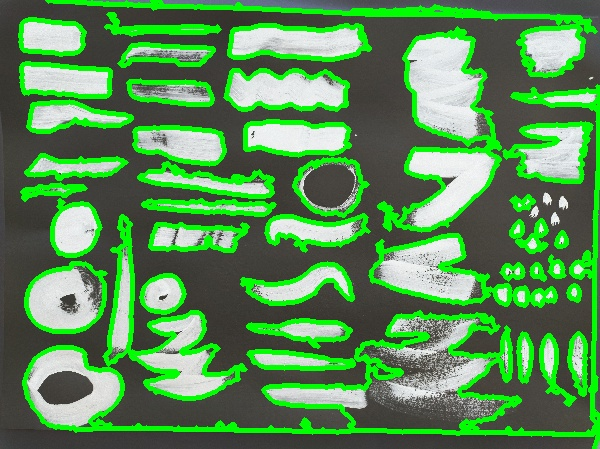
#> input picture data/brush_strokes/01_contours/foto_01_test_contours.jpg, 600 x 449 px, given in place of bs_01.jpg, which was not available
$ jupyter execute --allow-errors 0_brush_stroke_generator_v2.ipynb   (text cells are left out)
#> lines starting #> are read from the running program, lines starting #| are printed output that depends on the picture; after the words box and inside, x2 and y2 are one past the last pixel; in counts of white or black regions, pixels touching at a corner belong together; pictures that were not available may be replaced by others from this repository, and a replacement may not be noted
[cell 1]
import cv2
import numpy as np
import matplotlib.pyplot as plt


# if does not exist, add the folders structure to work with

#./data
#     /brush_stroke
#                  /00_bs_db      (bs data base)
#                  /01_contours   (for info)

[cell 2]
def extract_brushes(path, nameInFile, nameOutContFile):

#> called with path = './data/brush_strokes/', nameInFile = 'bs_01.jpg', nameOutContFile = 'bs_01_contours.jpg'
    image = cv2.imread(path + nameInFile)
#> image is the input picture: shape (449, 600, 3); mean B, G, R 84.8, 142.4, 87.2
    image = (255-image)

    gray = cv2.cvtColor(image, cv2.COLOR_BGR2GRAY) #to gray scale
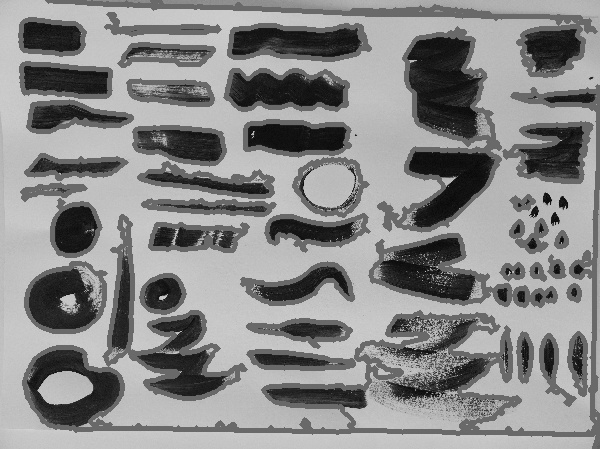
#> gray: shape (449, 600); min 0, max 211, mean 135.7
    #plt.imshow(gray)

    scale_percent= 600/gray.shape[1] #percent of established width in order to have all inputs in same scale for a later application a minimum area
#> scale_percent = 1

    width = int(gray.shape[1] * scale_percent )
#> width = 600
    height = int(gray.shape[0] * scale_percent )
#> height = 449

    # resize image
    gray = cv2.resize(gray, (width, height))
    image = cv2.resize(image, (width, height))
    image0 = image.copy()

    #plt.imshow(gray)

    canny = cv2.Canny(gray, 10, 150)
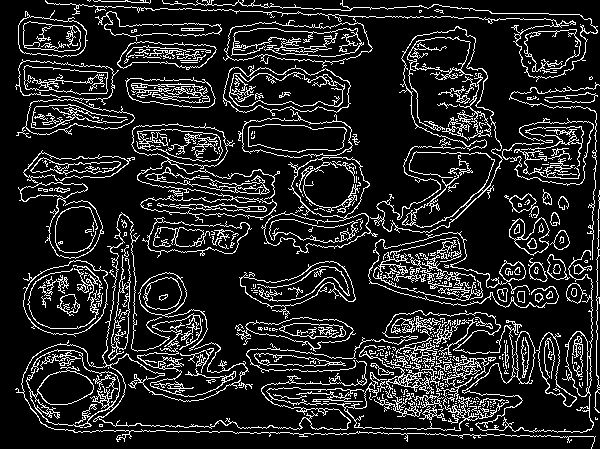
#> canny: shape (449, 600); 14.1% white in thin lines or dots
    canny = cv2.dilate(canny, None, iterations=1)
#> canny: shape (449, 600); 43.9% white; 10 white regions, largest, box (x1, y1, x2, y2) and area: (14, 0, 600, 449) 114650, (124, 76, 217, 109) 2096, (593, 189, 600, 414) 753
    canny = cv2.erode(canny, None, iterations=1)
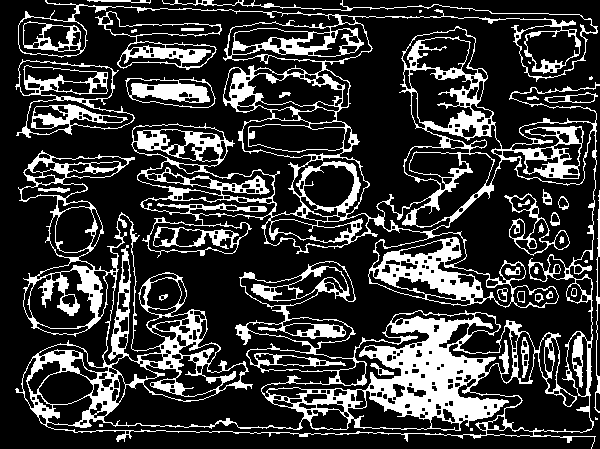
#> canny: shape (449, 600); 22.3% white; 36 white regions (8 under 20 px)

    #plt.imshow(canny)

    contours,hierarchy = cv2.findContours(canny, cv2.RETR_EXTERNAL, cv2.CHAIN_APPROX_SIMPLE)
#> contours = 17 contours, 6 with area under 20; largest, box (x1, y1, x2, y2) and area: (15, 0, 600, 449) 123948, (15, 59, 135, 138) 5786, (95, 11, 222, 70) 3182, (125, 77, 216, 108) 2057, (504, 193, 570, 256) 1519

    threshold_area = 100

    new_contours=[]

    for i,cnt in enumerate(contours):
        area = cv2.contourArea(cnt)

        if area > threshold_area:
            new_contours.append(cnt)
            cv2.drawContours(image, contours,i, (0,255,0), 3)  # se marcan los contours en verde
#> this loop made 17 passes
#> area on passes 3, 4, 5, 6, 7, 9, 10, 13, 14, 16, 17: 88, 92, 1519, 113, 81.5, 324, 2057, 5786, 3181.5, 47, 123947.5
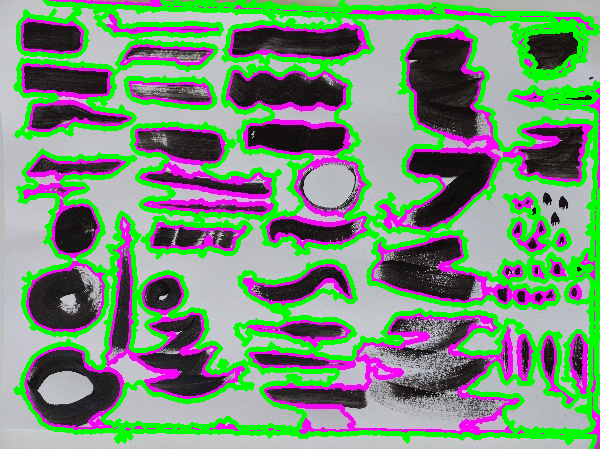
#> image: shape (449, 600, 3); mean B, G, R 120.1, 145.9, 118.3
#> after the loop, new_contours = 7 contours; box (x1, y1, x2, y2) and area: (15, 0, 600, 449) 123948, (15, 59, 135, 138) 5786, (95, 11, 222, 70) 3182, (125, 77, 216, 108) 2057, (504, 193, 570, 256) 1519, (544, 92, 598, 103) 324, (594, 190, 600, 413) 113

    path_contours=path + '01_contours/'
    cv2.imwrite(path_contours + nameOutContFile, image) # almacenamos en un fichero la salida para seguimiento-validación

    # extraer cada pincelada por separado en un fichero
    idx_out=1 #generador de idx para los brush strokes finales, que componen la ddbb
    for idx in range(len(new_contours)):
        image_i=image0.copy() #actuamos sobre una copia
        red, green, blue = image_i[:,:,0], image_i[:,:,1], image_i[:,:,2]
        mask_binar = (red >=200) & (green >=200) & (blue >=200)
        image_i[:,:,:3][mask_binar]=[255,255,255]
        mask_binar = (red <200) & (green <200) & (blue <200)
        image_i[:,:,:3][mask_binar]=[0,0,0]

        mask_i = np.zeros_like(image_i) # Create mask where white is what we want, black otherwise
        cv2.drawContours(mask_i, new_contours, idx, (255,255,255), -1) # Draw filled contour in mask
        out_i = np.zeros_like(image_i)   # Extract out the object and place into output image
        out_i[mask_i == 255] = image_i[mask_i == 255]
        out_i

        #crop out____________________________________________

        (x, y) = np.where((mask_i[:, :, 0]==255) & (mask_i[:, :, 1]==255) & (mask_i[:, :, 2]==255))

        (topx, topy) = (np.min(x), np.min(y))
        (bottomx, bottomy) = (np.max(x), np.max(y))

        height=bottomy-topy
        width=bottomx-topx

        brush = out_i[topx: topx + width,topy: topy + height]

        path_brushes=path + '00_bs_db/'
        cv2.imwrite(path_brushes + "bsu_" + ("0"*4 + str(idx_out))[-5:] + ".jpg", brush)

        idx_out+=1
#> this loop made 7 passes
#> (topx, topy, bottomx, bottomy, height, width) on passes 1 to 7: (193, 504, 255, 569, 65, 62), (190, 594, 412, 599, 5, 222), (92, 544, 102, 597, 53, 10), (77, 125, 107, 215, 90, 30), (59, 15, 137, 134, 119, 78), (11, 95, 69, 221, 126, 58), (0, 15, 448, 599, 584, 448)
#> pass 1, in extract_brushes, `red, green, blue = image_i[:,:,0], image_i[:,:,1], image_i[:,:,2]`:
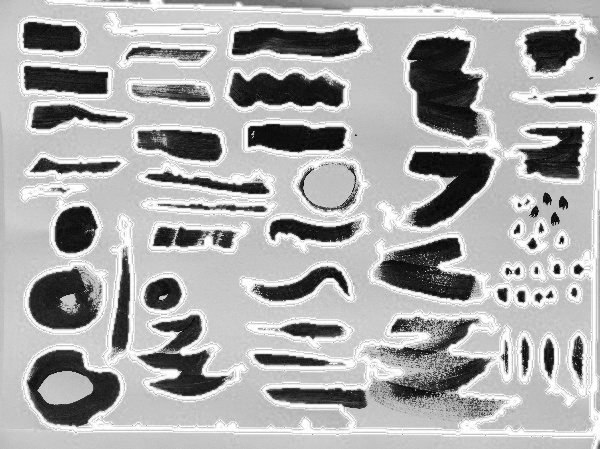
#> red: shape (449, 600); min 0, max 255, mean 170.2
#> pass 1, in extract_brushes, `red, green, blue = image_i[:,:,0], image_i[:,:,1], image_i[:,:,2]`:
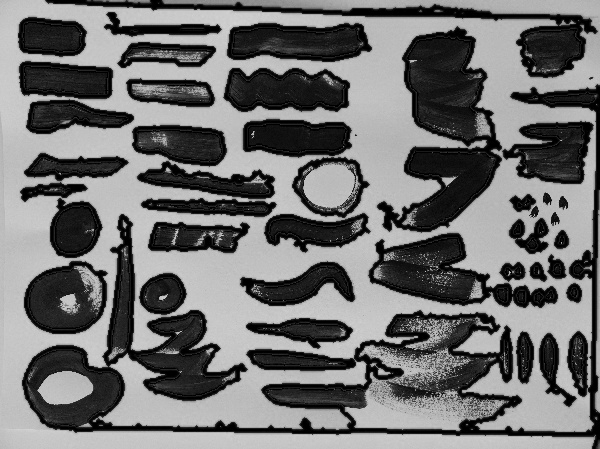
#> green: shape (449, 600); min 0, max 212, mean 112.6
#> pass 1, in extract_brushes, `mask_binar = (red >=200) & (green >=200) & (blue >=200)`:
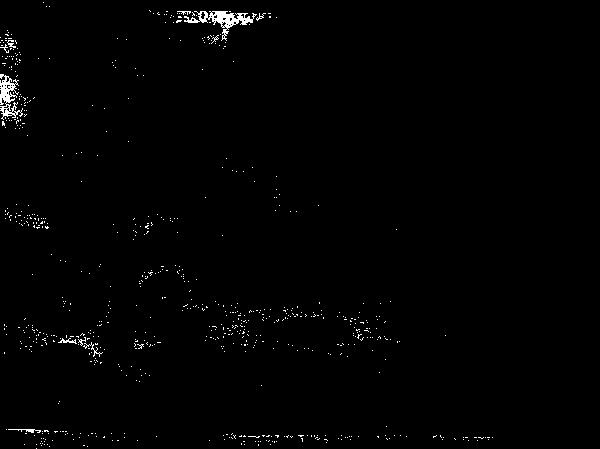
#> mask_binar: shape (449, 600) bool; 0.95% white in thin lines or dots, all inside (x1, y1, x2, y2) = (0, 2, 493, 449)
#> after the loop:
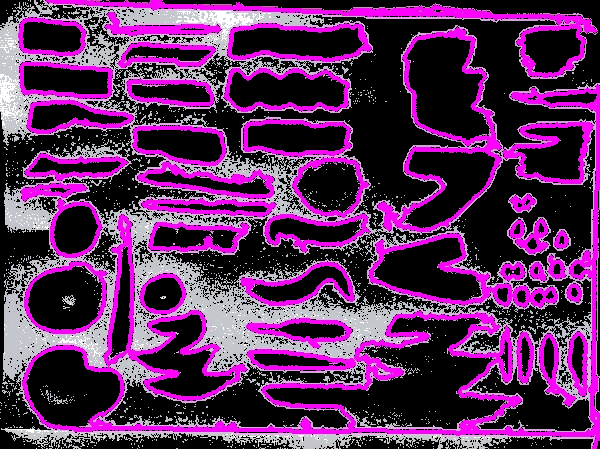
#> image_i: shape (449, 600, 3); mean B, G, R 93.1, 42.7, 91.9
#> after the loop:
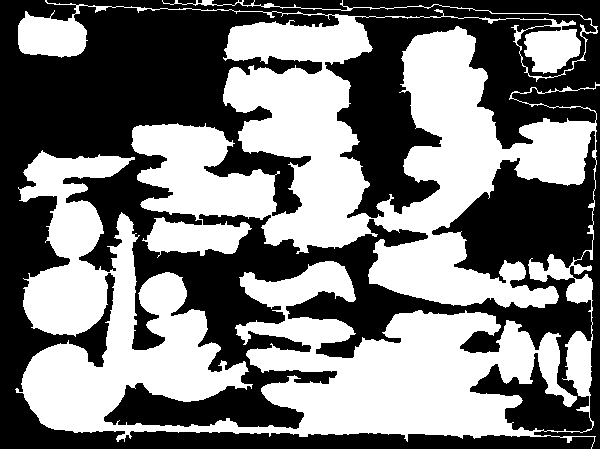
#> mask_i: shape (449, 600, 3); 48.4% white; 1 white region, box (x1, y1, x2, y2) and area: (15, 0, 600, 449) 130433
#> after the loop:
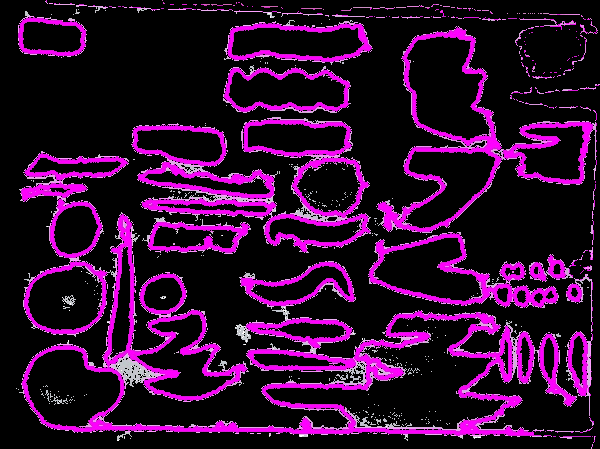
#> out_i: shape (449, 600, 3); mean B, G, R 47.3, 10.4, 47.1
#> after the loop, idx_out = 8
#> pass 2 of the loop `for idfile in range(25):`:
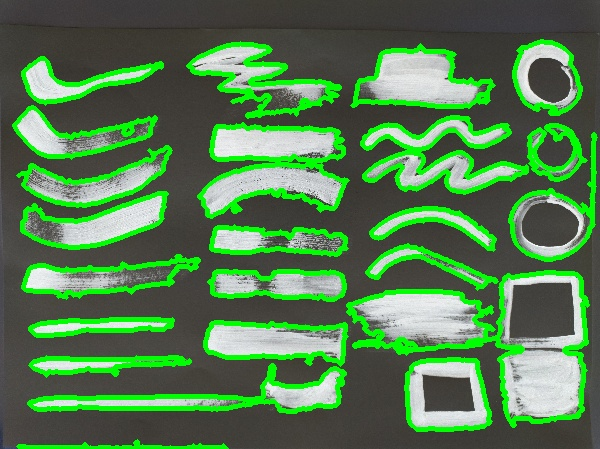
#> input picture data/brush_strokes/01_contours/foto_02_test_contours.jpg, 600 x 449 px, given in place of bs_02.jpg, which was not available
#> in extract_brushes, image is the input picture: shape (449, 600, 3); mean B, G, R 79.7, 125.2, 82.7
#> contours = 13 contours, 1 with area under 20; largest, box (x1, y1, x2, y2) and area: (20, 240, 597, 449) 43971, (186, 39, 600, 263) 38397, (14, 144, 173, 258) 9374, (17, 248, 202, 303) 4740, (508, 39, 587, 117) 4136
#> the loop in extract_brushes (call 2), `for i,cnt in enumerate(contours):` made 13 passes
#> area on passes 1 to 8: 158.5, 2430, 3932.5, 4739.5, 43971, 3529.5, 2260.5, 9374
#> after the loop in extract_brushes (call 2), `for i,cnt in enumerate(contours):`:
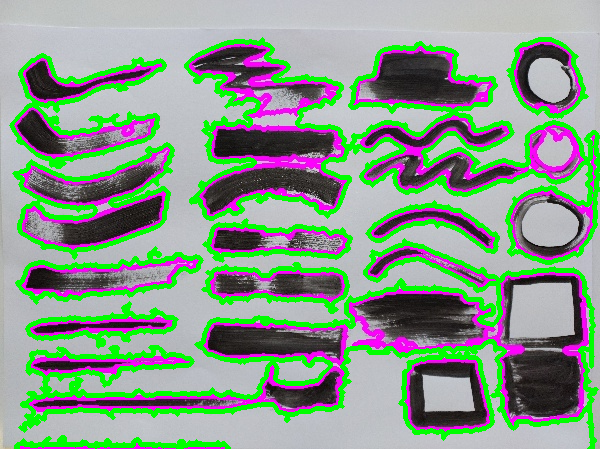
#> image: shape (449, 600, 3); mean B, G, R 137, 154.2, 134.7
#> after the loop in extract_brushes (call 2), `for i,cnt in enumerate(contours):`: new_contours = 12 contours; largest, box (x1, y1, x2, y2) and area: (20, 240, 597, 449) 43971, (186, 39, 600, 263) 38397, (14, 144, 173, 258) 9374, (17, 248, 202, 303) 4740, (508, 39, 587, 117) 4136
#> the loop in extract_brushes (call 2), `for idx in range(len(new_contours)):` made 12 passes
#> (topx, topy, bottomx, bottomy, height, width) on passes 1 to 8: (437, 16, 448, 228, 212, 11), (303, 27, 346, 176, 149, 43), (264, 203, 311, 347, 144, 47), (248, 17, 302, 201, 184, 54), (240, 20, 448, 596, 576, 208), (220, 204, 260, 350, 146, 40), (202, 367, 251, 497, 130, 49), (144, 14, 257, 172, 158, 113)
#> after the loop in extract_brushes (call 2), `for idx in range(len(new_contours)):`:
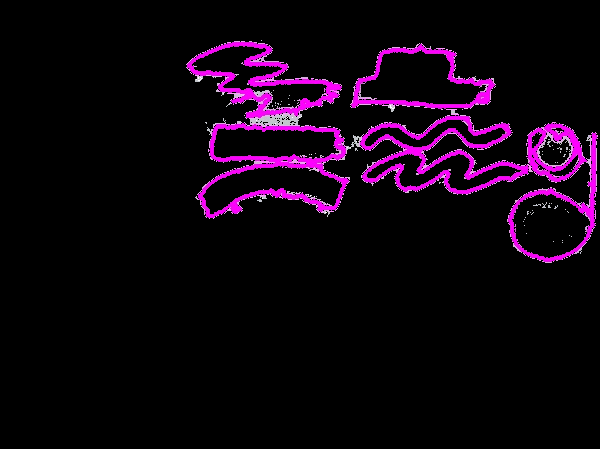
#> out_i: shape (449, 600, 3); mean B, G, R 14.9, 3, 14.9
#> after the loop in extract_brushes (call 2), `for idx in range(len(new_contours)):`: idx_out = 13


    return

[cell 3]
# generating the ddbb of brush strokes #
#-----------------------------------#

path_bs='./data/brush_strokes/'

#> (the rest of this cell did not finish here and is left out)

[cell 4]
#individual test

path_bs='./data/brush_strokes/'
#> path_bs = './data/brush_strokes/'
idfile=1


file_n=("0" + str(idfile + 1))[-2:]
file_is =  "bs_{}.jpg".format(file_n)
file_tobe =  "bs_test{}_contours.jpg".format(file_n )

extract_brushes(path_bs,file_is,file_tobe)
print ('fichero origen {} y fichero destino: {}'.format(file_is,file_tobe))
